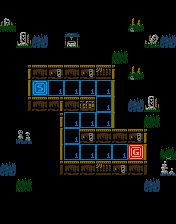

A 2D game scene composited from a Tiled map and its tileset images. What follows is a short description and the map's XML, with every tile layer's data as written:
An orthogonal 11x14 tile map with 16x16 px tiles, 5 tile layers (bkgs, gates, walls, enemies, ...), 5 tilesets.

<map version="1.10" tiledversion="1.12.2" orientation="orthogonal" renderorder="left-down" width="11" height="14" tilewidth="16" tileheight="16" infinite="0" nextlayerid="14" nextobjectid="1">
 <editorsettings>
  <export target="map_02.json" format="json" />
 </editorsettings>
 <tileset firstgid="1" source="bkgs.tsx" />
 <tileset firstgid="19" source="gates.tsx" />
 <tileset firstgid="37" source="walls.tsx" />
 <tileset firstgid="85" source="enemies.tsx" />
 <tileset firstgid="109" source="items.tsx" />
 <layer id="12" name="bkgs" width="11" height="14">
  <data encoding="csv">
0,0,0,0,0,0,0,0,0,0,0,
0,0,0,0,0,0,0,0,0,0,0,
0,0,0,0,0,0,0,0,0,0,0,
0,0,0,0,0,0,0,0,0,0,0,
0,0,0,0,0,0,0,0,0,0,0,
0,0,0,0,0,0,0,0,0,0,0,
0,0,0,0,0,0,0,0,0,0,0,
0,0,0,0,0,0,0,0,0,0,0,
0,0,0,0,0,0,0,0,0,0,0,
0,0,0,0,0,0,0,0,0,0,0,
0,0,0,0,0,0,0,0,0,0,0,
0,0,0,0,0,0,0,0,0,0,0,
0,0,0,0,0,0,0,0,0,0,0,
0,0,0,0,0,0,0,0,0,0,0
</data>
 </layer>
 <layer id="13" name="gates" width="11" height="14">
  <data encoding="csv">
0,0,0,0,0,0,0,0,0,0,0,
0,0,0,0,0,0,0,0,0,0,0,
0,0,0,0,0,0,0,0,0,0,0,
0,0,0,0,0,0,0,0,0,0,0,
0,0,0,0,0,0,0,0,0,0,0,
0,0,20,0,0,0,0,0,0,0,0,
0,0,0,0,0,0,0,0,0,0,0,
0,0,0,0,0,0,0,0,0,0,0,
0,0,0,0,0,0,0,0,0,0,0,
0,0,0,0,0,0,0,0,21,0,0,
0,0,0,0,0,0,0,0,0,0,0,
0,0,0,0,0,0,0,0,0,0,0,
0,0,0,0,0,0,0,0,0,0,0,
0,0,0,0,0,0,0,0,0,0,0
</data>
 </layer>
 <layer id="1" name="walls" width="11" height="14">
  <data encoding="csv">
0,0,0,0,0,0,0,0,0,0,0,
40,0,0,0,0,0,0,0,44,0,0,
0,38,57,0,45,0,0,0,0,39,57,
0,0,0,0,0,0,0,47,0,0,0,
0,72,68,69,68,69,71,75,44,0,0,
0,73,0,0,0,0,0,76,0,0,0,
0,74,68,78,68,70,0,76,57,38,0,
0,0,0,72,0,0,0,76,0,47,0,
0,53,0,73,0,69,68,68,69,75,0,
0,0,0,73,0,0,0,0,0,76,46,
57,0,0,74,68,68,71,69,68,77,52,
0,47,0,0,0,0,0,0,0,57,0,
0,0,0,0,0,0,0,0,0,0,0,
0,0,0,0,0,0,0,0,0,0,0
</data>
 </layer>
 <layer id="10" name="enemies" width="11" height="14">
  <data encoding="csv">
0,0,0,0,0,0,0,0,0,0,0,
0,0,0,0,0,0,0,0,0,0,0,
0,0,0,0,0,0,0,0,0,0,0,
0,0,0,0,0,0,0,0,0,0,0,
0,0,0,0,0,0,0,0,0,0,0,
0,0,0,0,0,0,0,0,0,0,0,
0,0,0,0,0,0,0,0,0,0,0,
0,0,0,0,0,0,0,0,0,0,0,
0,0,0,0,0,0,0,0,0,0,0,
0,0,0,0,0,0,0,0,0,0,0,
0,0,0,0,0,0,0,0,0,0,0,
0,0,0,0,0,0,0,0,0,0,0,
0,0,0,0,0,0,0,0,0,0,0,
0,0,0,0,0,0,0,0,0,0,0
</data>
 </layer>
 <layer id="11" name="items" width="11" height="14">
  <data encoding="csv">
0,0,0,0,0,0,0,0,0,0,0,
0,0,0,0,0,0,0,0,0,0,0,
0,0,0,0,0,0,0,0,0,0,0,
0,0,0,0,0,0,0,0,0,0,0,
0,0,0,0,0,0,0,0,0,0,0,
0,0,0,110,110,110,110,0,0,0,0,
0,0,0,0,0,0,110,0,0,0,0,
0,0,0,0,110,110,110,0,0,0,0,
0,0,0,0,110,0,0,0,0,0,0,
0,0,0,0,110,110,110,110,0,0,0,
0,0,0,0,0,0,0,0,0,0,0,
0,0,0,0,0,0,0,0,0,0,0,
0,0,0,0,0,0,0,0,0,0,0,
0,0,0,0,0,0,0,0,0,0,0
</data>
 </layer>
</map>
